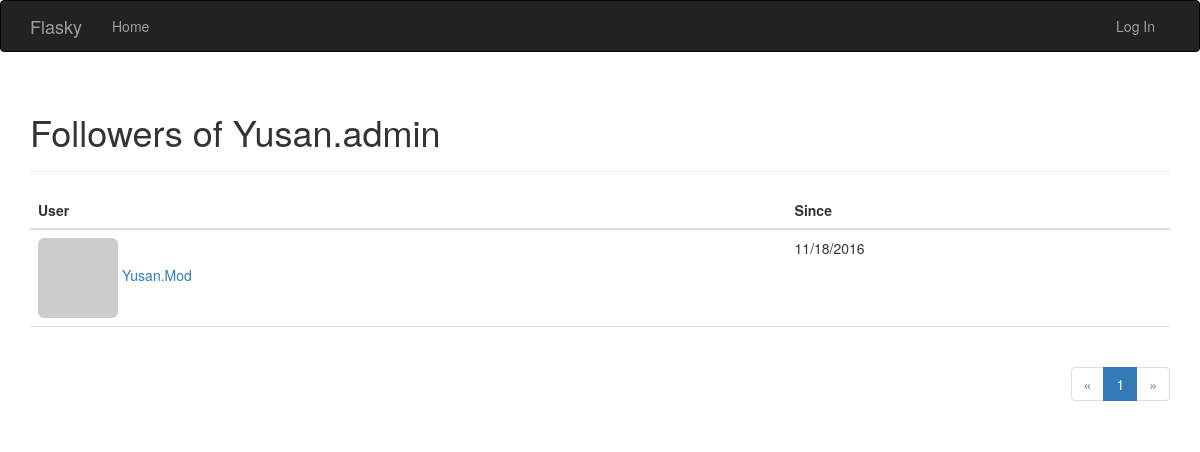
/followers/Yusan.admin, run on an earlier commit of the app's database.
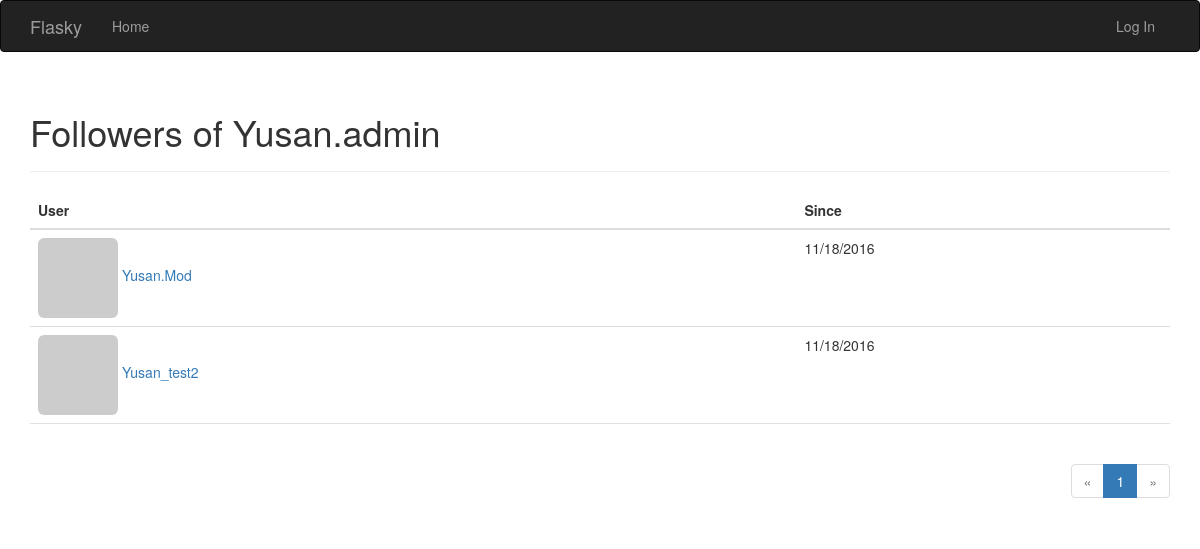
And on a later commit of the database.
### app/models.py (models this page shows, shortened)
class User(UserMixin,db.Model):
	__tablename__ = 'users'
	id = db.Column(db.Integer, primary_key = True)
	email = db.Column(db.String(64),unique = True, index = True)
	username = db.Column(db.String(64), unique = True, index = True)
	role_id = db.Column(db.Integer, db.ForeignKey('roles.id'))
	password_hash = db.Column(db.String(128))
	confirmed = db.Column(db.Boolean, default = False)
	name = db.Column(db.String(64))
	location = db.Column(db.String(64))
	about_me = db.Column(db.Text())				#the different about Text() and String() is  Text don`t have to set Maximun length
	member_since = db.Column(db.DateTime(), default = datetime.utcnow)
	last_seen = db.Column(db.DateTime(), default = datetime.utcnow)
	avatar_hash = db.Column(db.String(32))
	posts = db.relationship('Post',backref = 'author', lazy = 'dynamic')
	followed = db.relationship('Follow',
								foreign_keys = [Follow.follower_id],
								backref = db.backref('follower', lazy = 'joined'),
								lazy = 'dynamic',
								cascade = 'all, delete-orphan')
	followers = db.relationship('Follow',
								foreign_keys = [Follow.followed_id],
								backref = db.backref('followed', lazy = 'joined'),
								lazy = 'dynamic',
								cascade = 'all, delete-orphan')
	comments = db.relationship('Comment', backref = 'author', lazy = 'dynamic')
	@property
	def password(self):
		raise AttributeError('password is not readable attribute')
	def gravatar(self, size=100, default = 'identicon', ratting = 'g'):
		if request.is_secure:
			url = 'http://secure.gravatar.com/avatar'
		else:
			url = 'http://www.gravatar.com/avatar'
		hash = hashlib.md5(self.email.encode('utf-8')).hexdigest()
		return '{url}/{hash}?s={size}&d={default}&r={ratting}'.format(
			url = url, hash = hash, size = size, default = default,ratting = ratting)

class Follow(db.Model):
	__tablename__ = 'follows'
	follower_id = db.Column(db.Integer, db.ForeignKey('users.id'), primary_key = True)
	followed_id = db.Column(db.Integer, db.ForeignKey('users.id'), primary_key = True)
	timestamp = db.Column(db.DateTime, default = datetime.utcnow)

### app/main/views.py (the view)
@main.route('/followers/<username>')
def followers(username):
	user = User.query.filter_by(username = username).first()
	if user is None:
		flash('Invalid user.')
		return redirect(url_for('.index'))
	page = request.args.get('page', 1, type = int)
	pagination = user.followers.paginate(
		page, per_page = current_app.config['FLASKY_FOLLOWERS_PER_PAGE'],
		error_out = False)
	follows = [{'user':item.follower, 'timestamp': item.timestamp}
				for item in pagination.items]
	return render_template('followers.html', user = user, title = "Followers of",
		endpoint = '.followers', pagination = pagination, follows = follows)

### app/auth/views.py (called while the page is built)
@auth.before_app_request
def before_request():
	if current_user.is_authenticated:
		current_user.ping()
		if not current_user.confirmed and request.endpoint[:5] != 'auth.' and request.endpoint != 'static':
			return redirect(url_for('auth.unconfirmed'))

### app/main/__init__.py (called while the page is built)
@main.app_context_processor
def inject_permission():
	return dict(Permission = Permission)

### app/models.py (called while the page is built)
	def can(self,permissions):
		return False

### app/templates/followers.html (shortened to what this page needs)
{% extends "base.html" %}
{% import "_macros.html" as macros %}
{% block page_content %}
<div class="page-header">
    <h1>{{ title }} {{ user.username }}</h1>
</div>
<table class="table table-hover followers">
    <thead><tr><th>User</th><th>Since</th></tr></thead>
    {% for follow in follows %}
    {% if follow.user != user %}
    <tr>
        <td>
            <a href="{{ url_for('.user', username = follow.user.username) }}">
                <img class="img-rounded" src="{{ follow.user.gravatar(size=32) }}">
                {{ follow.user.username }}
            </a>
        </td>
        <td>{{ moment(follow.timestamp).format('L') }}</td>
    </tr>
    {% endif %}
    {% endfor %}
</table>
<div class="pagination">
    {{ macros.pagination_widget(pagination, endpoint, username = user.username) }}
</div>
{% endblock %}

### app/templates/base.html (shortened to what this page needs)
{% extends "bootstrap/base.html" %}
{% block head %}
{{ super() }}
<link rel="stylesheet" type="text/css" href="{{ url_for('static', filename='styles.css') }}">
{% endblock %}
{% block navbar %}
<div class="navbar navbar-inverse" role="navigation">
    <div class="container">
        <div class="navbar-header">
            <a class="navbar-brand" href="{{ url_for('main.index') }}">Flasky</a>
        </div>
        <div class="navbar-collapse collapse">
            <ul class="nav navbar-nav">
                <li><a href="{{ url_for('main.index') }}">Home</a></li>
            </ul>
            <ul class="nav navbar-nav navbar-right">
                {% if current_user.is_authenticated %}
                <li class="dropdown">
                    <a href="#" class="dropdown-toggle" data-toggle="dropdown">
                    	<img src="{{ current_user.gravatar(size=18) }}">
                    	Account <b class="caret"></b>
                    </a>
                    <ul class="dropdown-menu">
                        <li><a href="{{ url_for('auth.change_password') }}">Change Password</a></li>
                        <li><a href="{{ url_for('auth.change_email_request') }}">Change Email</a></li>
                        <li><a href="{{ url_for('auth.logout') }}">Log Out</a></li>
                    </ul>
                </li>
                {% else %}
                <li><a href="{{ url_for('auth.login') }}">Log In</a></li>
                {% endif %}
            </ul>
        </div>
    </div>
</div>
{% endblock %}
{% block content %}
<div class="container">
    {% block page_content %}{% endblock %}
</div>
{% endblock %}

### app/templates/_macros.html
{% macro pagination_widget(pagination, endpoint, fragment='') %}
<ul class="pagination">
    <li{% if not pagination.has_prev %} class="disabled"{% endif %}>
        <a href="{% if pagination.has_prev %}{{ url_for(endpoint, page=pagination.prev_num, **kwargs) }}{{ fragment }}{% else %}#{% endif %}">
            &laquo;
        </a>
    </li>
    {% for p in pagination.iter_pages() %}
        {% if p %}
            {% if p == pagination.page %}
            <li class="active">
                <a href="{{ url_for(endpoint, page = p, **kwargs) }}{{ fragment }}">{{ p }}</a>
            </li>
            {% else %}
            <li>
                <a href="{{ url_for(endpoint, page = p, **kwargs) }}{{ fragment }}">{{ p }}</a>
            </li>
            {% endif %}
        {% else %}
        <li class="disabled"><a href="#">&hellip;</a></li>
        {% endif %}
    {% endfor %}
    <li{% if not pagination.has_next %} class="disabled"{% endif %}>
        <a href="{% if pagination.has_next %}{{ url_for(endpoint, page=pagination.next_num, **kwargs) }}{{ fragment }}{% else %}#{% endif %}">
            &raquo;
        </a>
    </li>
</ul>
{% endmacro %}

### app/static/styles.css (style rules this page uses)
div.pagination { width: 100%; text-align: right; padding: 0px; margin: 0px; }
.table.followers tr { border-bottom: 1px solid #e0e0e0; }

What changed in the data, as far as the page shows it:
now on this page (row edited): User: user.username "Yusan_test2"
added Follow: timestamp "11/18/2016"
